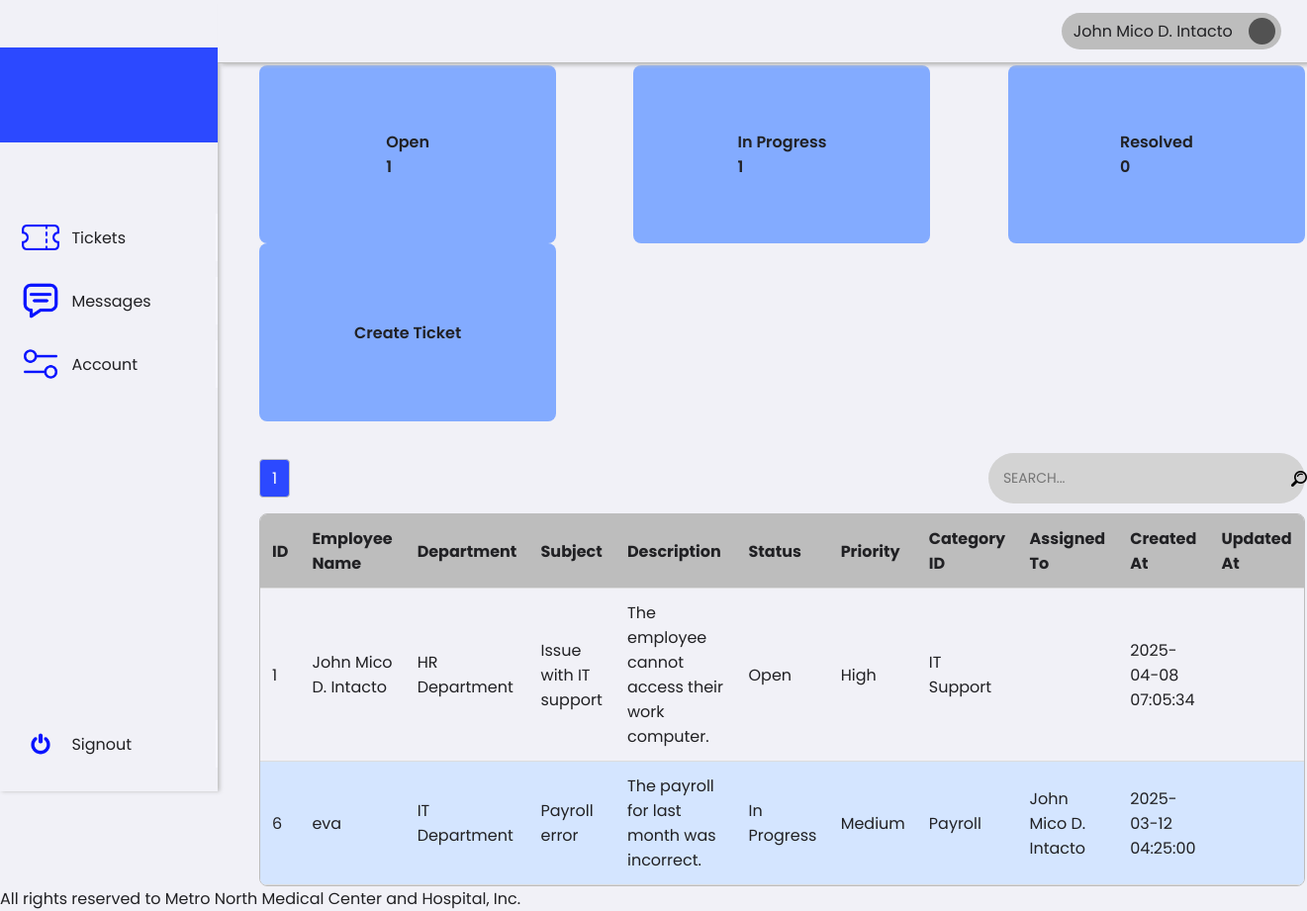
/1/employee/ticket.php (signed in), run on the app's committed database.
### tables this page shows
CREATE TABLE `tickets` (
  `id` int(11) NOT NULL,
  `employee_id` int(11) NOT NULL,
  `subject` varchar(255) NOT NULL,
  `description` text NOT NULL,
  `status` enum('Open','In Progress','Resolved','Closed') DEFAULT 'Open',
  `priority` enum('Low','Medium','High') DEFAULT 'Low',
  `category_id` int(11) NOT NULL,
  `assigned_to` int(11) DEFAULT NULL,
  `created_at` timestamp NOT NULL DEFAULT current_timestamp(),
  `updated_at` timestamp NULL DEFAULT NULL
);

CREATE TABLE `users` (
  `id` int(11) NOT NULL,
  `name` varchar(255) NOT NULL,
  `email` varchar(255) NOT NULL,
  `password` varchar(255) NOT NULL,
  `role` enum('Employee','HR','Admin','Disable') NOT NULL,
  `department` varchar(255) DEFAULT NULL,
  `created_at` timestamp NOT NULL DEFAULT current_timestamp()
);

CREATE TABLE `categories` (
  `id` int(11) NOT NULL,
  `name` varchar(255) NOT NULL
);

### 0/includes/platesHrFilter.php (called while the page is built, shortened)
<?php
try {
    require '../../0/includes/db.php';
    $currentUserId = $_SESSION['user_id'] ?? null;
    $statusCounts = [
        'Open' => 0,
        'In Progress' => 0,
        'Resolved' => 0
    ];
    if ($currentUserId) {
        $sql = "SELECT status, COUNT(*) AS count FROM tickets
                WHERE status IN ('Open', 'In Progress', 'Resolved')
                AND (assigned_to = :userId OR employee_id = :userId)
                GROUP BY status";
        $stmt = $pdo->prepare($sql);
        $stmt->bindParam(':userId', $currentUserId, PDO::PARAM_INT);
        $stmt->execute();
        $results = $stmt->fetchAll(PDO::FETCH_ASSOC);
        foreach ($results as $row) {
            $statusCounts[$row['status']] = $row['count'];
        }
    }
    $limit = 10;
    $page = isset($_GET['page']) && is_numeric($_GET['page']) ? (int)$_GET['page'] : 1;
    $offset = ($page - 1) * $limit;
    if ($currentUserId) {
        $countSql = "SELECT COUNT(*) FROM tickets WHERE assigned_to = :userId OR employee_id = :userId";
        $stmt = $pdo->prepare($countSql);
        $stmt->bindParam(':userId', $currentUserId, PDO::PARAM_INT);
        $stmt->execute();
        $totalRecords = $stmt->fetchColumn();
        $totalPages = ceil($totalRecords / $limit);
        $sql = "SELECT
                    t.id,
                    e.name AS employee_name,
                    e.department AS employee_department,  -- Fetch the department of the ticket submitter
                    t.subject,
                    t.description,
                    t.status,
                    t.priority,
                    c.name AS category_name,
                    a.name AS assigned_to_name,
                    a.department AS assigned_department, -- Fix department selection
                    t.created_at,
                    t.updated_at
                FROM tickets t
            LEFT JOIN users e ON t.employee_id = e.id  -- Ticket submitter
            LEFT JOIN users a ON t.assigned_to = a.id  -- Assigned user
            LEFT JOIN categories c ON t.category_id = c.id
            WHERE t.assigned_to = :userId OR t.employee_id = :userId
            ORDER BY t.created_at DESC
            LIMIT :limit OFFSET :offset";
        $stmt = $pdo->prepare($sql);
        $stmt->bindParam(':userId', $currentUserId, PDO::PARAM_INT);
        $stmt->bindParam(':limit', $limit, PDO::PARAM_INT);
        $stmt->bindParam(':offset', $offset, PDO::PARAM_INT);
        $stmt->execute();
        $tickets = $stmt->fetchAll(PDO::FETCH_ASSOC);
    } else {
        $tickets = [];
        $totalRecords = 0;
        $totalPages = 1;
    }
} catch (PDOException $e) {
    die("Database connection failed: " . $e->getMessage());
}

### 1/employee/ticket.php (the view, shortened to what this page needs)
<?php
require_once '../../0/includes/employeeTicket.php';
require_once '../../0/includes/platesHrFilter.php';
?>
<!DOCTYPE html>
<html lang="en">
<head>
    <link rel="stylesheet" href="../../assets/css/framework.css">
    <link rel="stylesheet" href="../../assets/css/employeeTicket.css">
</head>
<body>
    <div class="container">
        <div class="sideNav">
            <div class="sideNavLogo img-cover"></div>
            <div class="navBtn">
                <div class="navBtnIcon img-contain"
                    style="background-image: url(../../assets/images/icons/ticket.png);"></div>
                <a href="ticket.php">Tickets</a>
            </div>
            <div class="navBtn">
                <div class="navBtnIcon img-contain" style="background-image: url(../../assets/images/icons/chat.png);">
                </div>
                <a href="messages.php">Messages</a>
            </div>
            <div class="navBtn">
                <div class="navBtnIcon img-contain"
                    style="background-image: url(../../assets/images/icons/settings.png);"></div>
                <a href="account.php">Account</a>
            </div>
            <div class="navBtn">
                <div class="navBtnIcon img-contain"
                    style="background-image: url(../../assets/images/icons/switch.png);"></div>
                <a href="../../0/includes/signout.php">Signout</a>
            </div>
        </div>
        <div class="content">
            <div class="topNav">
                <div class="account">
                    <div class="accountName">John Doe</div>
                    <div class="accountIcon img-contain"></div>
                </div>
            </div>
            <div class="main-ticket">
                <div class="row plateRow">
                    <div class="col plate" id="plate1" data-status="Open">
                        <div class="plateContent">
                            <div class="plateTitle">Open</div>
                            <div class="plateValue"><?= htmlspecialchars($statusCounts['Open']) ?></div>
                        </div>
                    </div>
                    <div class="col plate" id="plate2" data-status="In Progress">
                        <div class="plateContent">
                            <div class="plateTitle">In Progress</div>
                            <div class="plateValue"><?= htmlspecialchars($statusCounts['In Progress']) ?></div>
                        </div>
                    </div>
                    <div class="col plate" id="plate3" data-status="Resolved">
                        <div class="plateContent">
                            <div class="plateTitle">Resolved</div>
                            <div class="plateValue"><?= htmlspecialchars($statusCounts['Resolved']) ?></div>
                        </div>
                    </div>
                    <div class="col plate" id="plate4">
                        <div class="plateContent">
                            <div class="plateTitle">Create Ticket</div>
                        </div>
                    </div>
                </div>
                <div class="pagination-wrapper">
                    <div class="pagination">
                        <?php for ($i = 1; $i <= $totalPages; $i++): ?>
                            <a href="?page=<?= $i ?>" class="<?= $i == $page ? 'active' : '' ?>"><?= $i ?></a>
                        <?php endfor; ?>
                    </div>
                    <div class="search-container">
                        <input type="text" placeholder="SEARCH..." class="search-input">
                        <div class="search-icon">
                            <img src="../../assets/images/icons/search.png" alt="Search">
                        </div>
                    </div>
                </div>
                <div class="tableContainer">
                    <?php
                    require_once '../../0/includes/employeeTable.php';
                    ?>
                </div>
            </div>
        </div>
    </div>
    <footer class="footer-messages">
        <p>All rights reserved to Metro North Medical Center and Hospital, Inc.</p>
    </footer>
</body>
</html>

### 0/includes/employeeTable.php
<table id="ticketTable" class="table">
    <thead>
        <tr>
            <th>ID <i class="fas fa-sort"></i></th>
            <th>Employee Name <i class="fas fa-sort"></i></th>
            <th>Department <i class="fas fa-sort"></i></th>
            <th>Subject <i class="fas fa-sort"></i></th>
            <th>Description <i class="fas fa-sort"></i></th>
            <th>Status <i class="fas fa-sort"></i></th>
            <th>Priority <i class="fas fa-sort"></i></th>
            <th>Category ID <i class="fas fa-sort"></i></th>
            <th>Assigned To <i class="fas fa-sort"></i></th>
            <th>Created At <i class="fas fa-sort"></i></th>
            <th>Updated At <i class="fas fa-sort"></i></th>
        </tr>
    </thead>
    <tbody>
        <?php if (!empty($tickets)): ?>
            <?php foreach ($tickets as $ticket): ?>
                <tr>
                    <td><?= htmlspecialchars($ticket['id']) ?></td>
                    <td><?= htmlspecialchars($ticket['employee_name']) ?></td>
                    <td><?= htmlspecialchars($ticket['employee_department']) ?></td>
                    <td><?= htmlspecialchars($ticket['subject']) ?></td>
                    <td><?= htmlspecialchars($ticket['description']) ?></td>
                    <td><?= htmlspecialchars($ticket['status']) ?></td>
                    <td><?= htmlspecialchars($ticket['priority']) ?></td>
                    <td><?= htmlspecialchars($ticket['category_name']) ?></td>
                    <td><?= htmlspecialchars($ticket['assigned_to_name']) ?></td>
                    <td><?= htmlspecialchars($ticket['created_at']) ?></td>
                    <td><?= htmlspecialchars($ticket['updated_at']) ?></td>
                </tr>
            <?php endforeach; ?>
        <?php else: ?>
            <tr>
                <td colspan="10" style="text-align: center;">No tickets found</td>
            </tr>
        <?php endif; ?>
    </tbody>
</table>

### assets/css/framework.css (style rules this page uses)
:root { --white: #f6f6ff; --neutral-100: #f1f1f7; --neutral-200: #dcdcdc; --neutral-300: #bdbdbd; --neutral-400: #989898; --neutral-500: #7c7c7c; --neutral-600: #656565; --neutral-700: #525252; --neutral-800: #464646; --neutral-900: #3d3d3d; --neutral-950: #292929; --black: #212124; --primary-50: #e7f2ff; --primary-100: #d4e5ff; --primary-200: #b2cdff; --primary-300: #83abff; --primary-400: #537aff; --primary-500: #2c49ff; --primary-600: #0913ff; --primary-700: #0008ff; --primary-800: #040ecf; --primary-900: #0c158a; --primary-950: #080b5e; --secondary-50: #fefaec; --secondary-100: #fbf1ca; --secondary-200: #f8e38f; --secondary-300: #f3cb45; --secondary-400: #f1bc2e; --secondary-500: #ea9c16; --secondary-600: #cf7710; --secondary-700: #ac5511; --secondary-800: #8c4214; --secondary-900: #733614; --secondary-950: #421b06; --danger: #c53d3d; --warning: #eebf68; --approve: #89dc79; --fast: 128ms; --normal: 256ms; --slow: 512ms; }
* { margin: 0; padding: 0;; box-sizing: border-box;; font-family: 'Poppins', sans-serif; font-size: 16px; color: var(--black); cursor: default; }
body { display: flex; flex-direction: column; background-color: var(--neutral-100); }
.col { display: flex; flex-direction: column; }
.row { display: flex; flex-direction: row; }
.container { display: flex; flex-direction: column; align-items: center; justify-content: center; }
.sideNavLogo { height: 96px; width: 100%; background-color: var(--primary-500); margin: 32px 0 64px 0; }
.sideNav { position: fixed; left: 0; top: 0; display: flex; flex-direction: column; width: 220px; height: 100vh; border-color: var(--primary-400); background-color: var(--neutral-100); box-shadow: 2px 0 4px 0 var(--neutral-300); padding: 16px 0; }
.sideNav >.navBtn:last-child { margin-top: auto; }
.navBtn { display: flex; flex-direction: row; align-items: center; height: 48px; width: 100%; border: none; margin: 8px 0; padding: 0 8px 0 22px; gap: 12px; cursor: pointer; transition: var(--fast); border-right: 2px solid var(--white); }
.navBtn > * { cursor: pointer; }
.navBtnIcon { display: flex; justify-content: center; align-items: center; height: 80%; aspect-ratio: 1/1; }
.navBtn > a { display: flex; align-items: center; text-decoration: none; color: var(--black); font-size: 16px; }
.topNav { position: fixed; top: 0; display: flex; flex-direction: row; align-items: center; justify-content: flex-end; padding: 0 clamp(4px, 2%, 36px) 0 0; height: 64px; border-bottom: 1px solid var(--neutral-300); background-color: var(--neutral-100); box-shadow: 4px 2px 4px 0 var(--neutral-300); }
.account { display: flex; flex-direction: row; align-items: center; gap: 16px; cursor: pointer; height: 60%; background-color: var(--neutral-300); padding: 4px 6px 4px 12px; border-radius: 999px; cursor: pointer; }
.account > * { cursor: pointer; }
.accountIcon { background-color: var(--neutral-700); height: 90%; aspect-ratio: 1/1; border-radius: 50%; }
.img-contain { background-size: contain; background-position: center center; background-repeat: no-repeat; }
.img-cover { background-size: cover; background-position: center center; background-repeat: no-repeat; }

### data on the page
tickets: id "1", employee.name "John Mico D. Intacto", employee.department "HR Department", subject "Issue with IT support", description "The employee cannot access their work computer.", status "Open", priority "High", category.name "IT Support", created_at "2025-04-08 07:05:34"
tickets: id "6", employee.name "eva", employee.department "IT Department", subject "Payroll error", description "The payroll for last month was incorrect.", status "In Progress", priority "Medium", category.name "Payroll", assigned_to.name "John Mico D. Intacto", created_at "2025-03-12 04:25:00"

### other printed values
$statusCounts['Open'] "1"
$statusCounts['In Progress'] "1"
$statusCounts['Resolved'] "0"
